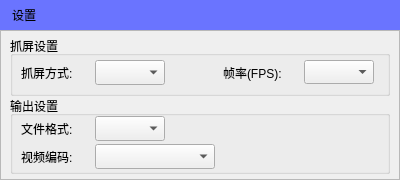
<?xml version="1.0" encoding="UTF-8"?>
<ui version="4.0">
 <class>SettingDialogUI</class>
 <widget class="QDialog" name="SettingDialogUI">
  <property name="geometry">
   <rect>
    <x>0</x>
    <y>0</y>
    <width>400</width>
    <height>180</height>
   </rect>
  </property>
  <property name="windowTitle">
   <string>设置</string>
  </property>
  <layout class="QVBoxLayout" name="verticalLayout">
   <property name="spacing">
    <number>0</number>
   </property>
   <property name="leftMargin">
    <number>0</number>
   </property>
   <property name="topMargin">
    <number>0</number>
   </property>
   <property name="rightMargin">
    <number>0</number>
   </property>
   <property name="bottomMargin">
    <number>0</number>
   </property>
   <item>
    <widget class="QFrame" name="titleBar">
     <property name="minimumSize">
      <size>
       <width>0</width>
       <height>30</height>
      </size>
     </property>
     <property name="maximumSize">
      <size>
       <width>16777215</width>
       <height>30</height>
      </size>
     </property>
     <property name="styleSheet">
      <string notr="true">border: none;
background-color: #6a74ff;</string>
     </property>
     <property name="frameShape">
      <enum>QFrame::StyledPanel</enum>
     </property>
     <property name="frameShadow">
      <enum>QFrame::Raised</enum>
     </property>
     <layout class="QHBoxLayout" name="horizontalLayout">
      <property name="spacing">
       <number>0</number>
      </property>
      <property name="leftMargin">
       <number>12</number>
      </property>
      <property name="topMargin">
       <number>0</number>
      </property>
      <property name="rightMargin">
       <number>0</number>
      </property>
      <property name="bottomMargin">
       <number>0</number>
      </property>
      <item>
       <widget class="QLabel" name="title">
        <property name="minimumSize">
         <size>
          <width>0</width>
          <height>0</height>
         </size>
        </property>
        <property name="text">
         <string>设置</string>
        </property>
       </widget>
      </item>
      <item>
       <spacer name="horizontalSpacer">
        <property name="orientation">
         <enum>Qt::Horizontal</enum>
        </property>
        <property name="sizeHint" stdset="0">
         <size>
          <width>315</width>
          <height>20</height>
         </size>
        </property>
       </spacer>
      </item>
      <item>
       <widget class="QPushButton" name="btnClose">
        <property name="minimumSize">
         <size>
          <width>40</width>
          <height>30</height>
         </size>
        </property>
        <property name="maximumSize">
         <size>
          <width>40</width>
          <height>30</height>
         </size>
        </property>
        <property name="styleSheet">
         <string notr="true">QPushButton {
  background-image: url(:/MainWindow/window_close_n);
  border: none;
}
QPushButton:hover:!pressed {
  background-image: url(:/MainWindow/window_close_h);
  border: none;
}
QPushButton:pressed {
  background-image: url(:/MainWindow/window_close_p);
  border: none;
}</string>
        </property>
        <property name="text">
         <string/>
        </property>
       </widget>
      </item>
     </layout>
    </widget>
   </item>
   <item>
    <widget class="QFrame" name="contentWindow">
     <property name="frameShape">
      <enum>QFrame::StyledPanel</enum>
     </property>
     <property name="frameShadow">
      <enum>QFrame::Raised</enum>
     </property>
     <layout class="QVBoxLayout" name="verticalLayout_2">
      <property name="spacing">
       <number>0</number>
      </property>
      <property name="topMargin">
       <number>5</number>
      </property>
      <property name="bottomMargin">
       <number>5</number>
      </property>
      <item>
       <widget class="QGroupBox" name="groupBox">
        <property name="minimumSize">
         <size>
          <width>0</width>
          <height>60</height>
         </size>
        </property>
        <property name="maximumSize">
         <size>
          <width>16777215</width>
          <height>60</height>
         </size>
        </property>
        <property name="title">
         <string>抓屏设置</string>
        </property>
        <widget class="QLabel" name="capturerLabel">
         <property name="geometry">
          <rect>
           <x>11</x>
           <y>24</y>
           <width>70</width>
           <height>25</height>
          </rect>
         </property>
         <property name="text">
          <string>抓屏方式:</string>
         </property>
        </widget>
        <widget class="QComboBox" name="capturerSelector">
         <property name="geometry">
          <rect>
           <x>85</x>
           <y>24</y>
           <width>70</width>
           <height>25</height>
          </rect>
         </property>
         <property name="minimumSize">
          <size>
           <width>70</width>
           <height>0</height>
          </size>
         </property>
         <property name="maximumSize">
          <size>
           <width>70</width>
           <height>16777215</height>
          </size>
         </property>
        </widget>
        <widget class="QLabel" name="fpsLabel">
         <property name="geometry">
          <rect>
           <x>213</x>
           <y>24</y>
           <width>78</width>
           <height>25</height>
          </rect>
         </property>
         <property name="text">
          <string>帧率(FPS):</string>
         </property>
        </widget>
        <widget class="QComboBox" name="fpsSelector">
         <property name="geometry">
          <rect>
           <x>294</x>
           <y>24</y>
           <width>70</width>
           <height>24</height>
          </rect>
         </property>
         <property name="minimumSize">
          <size>
           <width>70</width>
           <height>0</height>
          </size>
         </property>
         <property name="maximumSize">
          <size>
           <width>70</width>
           <height>16777215</height>
          </size>
         </property>
        </widget>
       </widget>
      </item>
      <item>
       <widget class="QGroupBox" name="groupBox_2">
        <property name="title">
         <string>输出设置</string>
        </property>
        <widget class="QLabel" name="fileFormatLabel">
         <property name="geometry">
          <rect>
           <x>11</x>
           <y>20</y>
           <width>70</width>
           <height>25</height>
          </rect>
         </property>
         <property name="text">
          <string>文件格式:</string>
         </property>
        </widget>
        <widget class="QComboBox" name="fileFormatSelector">
         <property name="geometry">
          <rect>
           <x>85</x>
           <y>20</y>
           <width>70</width>
           <height>25</height>
          </rect>
         </property>
        </widget>
        <widget class="QLabel" name="videoCodecLabel">
         <property name="geometry">
          <rect>
           <x>11</x>
           <y>48</y>
           <width>70</width>
           <height>25</height>
          </rect>
         </property>
         <property name="text">
          <string>视频编码:</string>
         </property>
        </widget>
        <widget class="QComboBox" name="videoCodecSelector">
         <property name="geometry">
          <rect>
           <x>85</x>
           <y>48</y>
           <width>120</width>
           <height>25</height>
          </rect>
         </property>
        </widget>
       </widget>
      </item>
     </layout>
    </widget>
   </item>
  </layout>
 </widget>
 <resources/>
 <connections/>
</ui>
